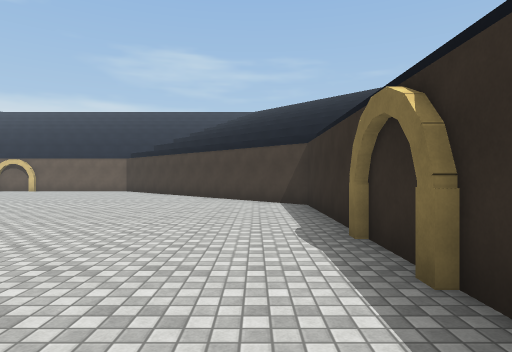
view 1 (above)

17 first-person views from a walk through a 3-D level made in the Unity game engine. The camera is 1.4 m above the floor, looks level and sees 75° across. The floor is counted in squares, 2 m on a side. Each view is taken from the middle of a square. On the plan, view 1 faces up. The plan holds only what a view shows up to about 10 squares ahead; the rest is blank. The place goes on beyond the plan. The player character is not drawn. Surface patterns are stand-ins for the level's own textures.

view 2
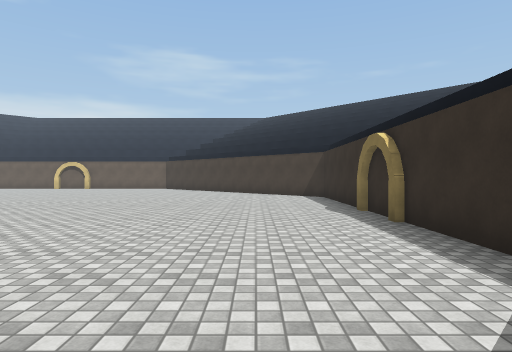

view 3
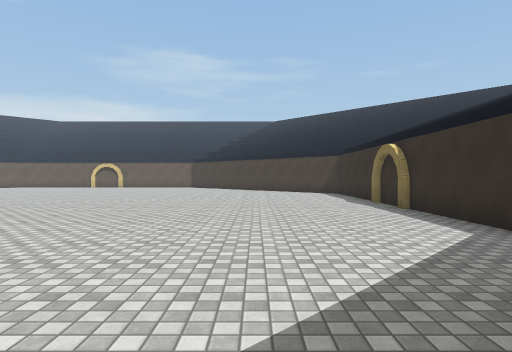

view 4
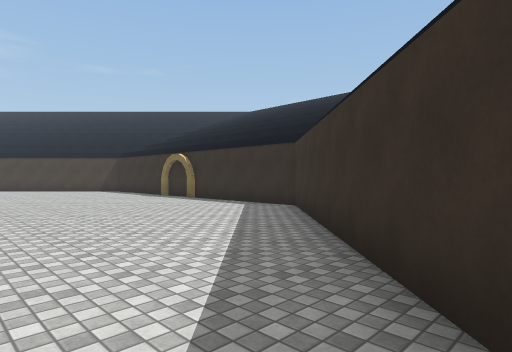

view 5
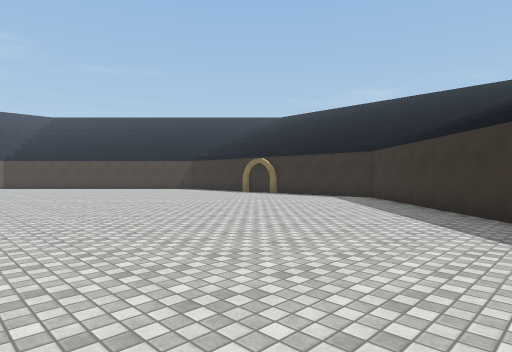

view 6
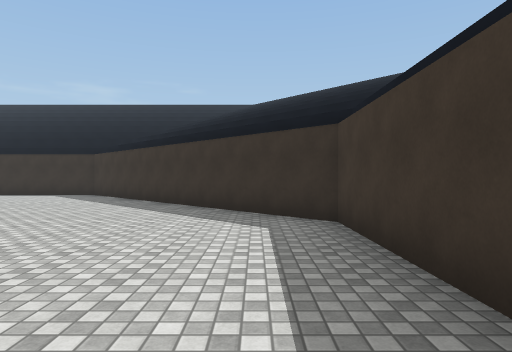

view 7
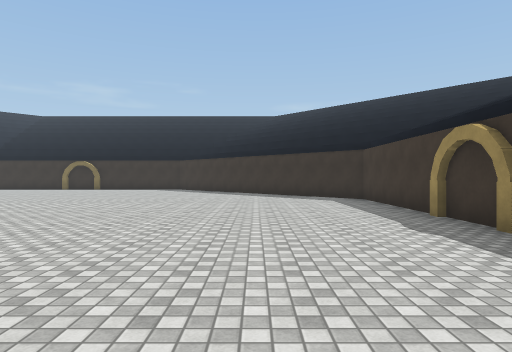

view 8
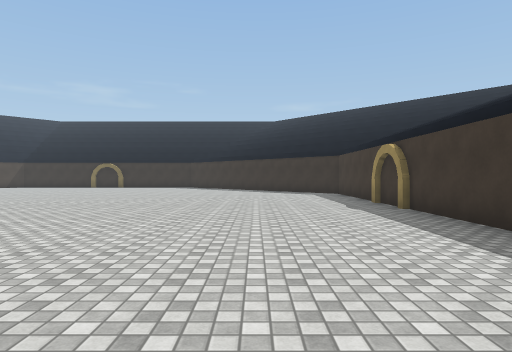

view 9
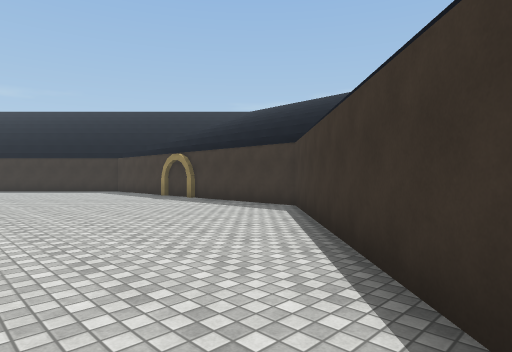

view 10
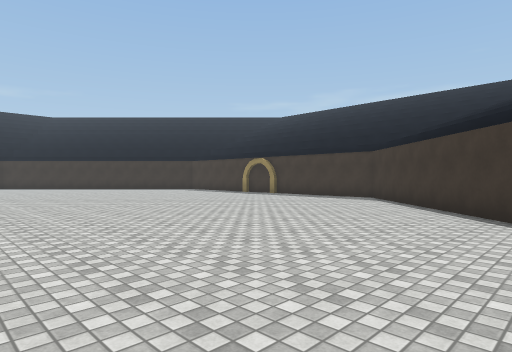

view 11
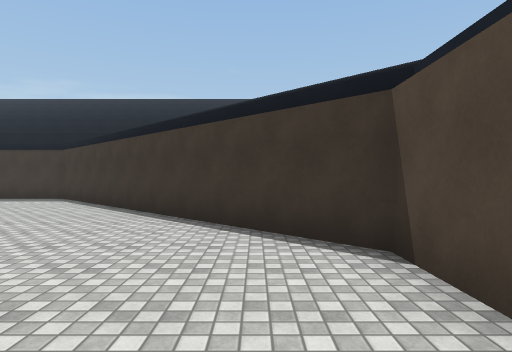

view 12
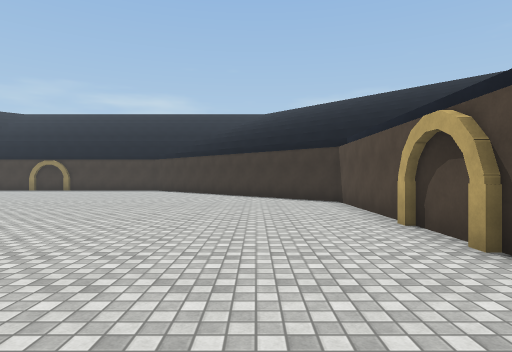

view 13
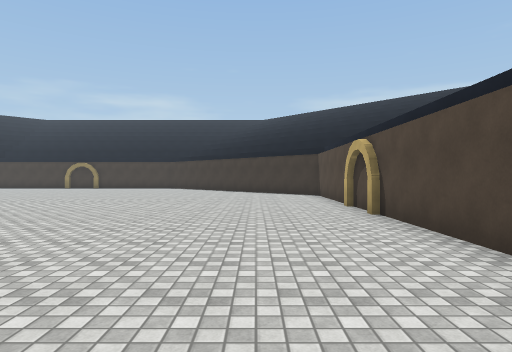

view 14
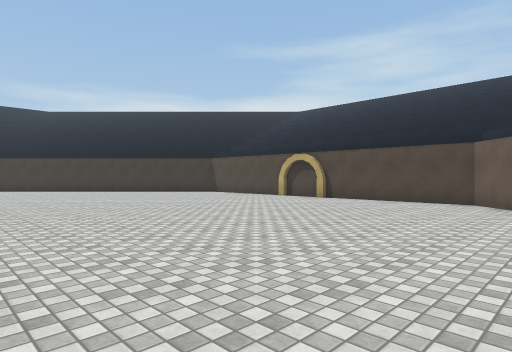

view 15
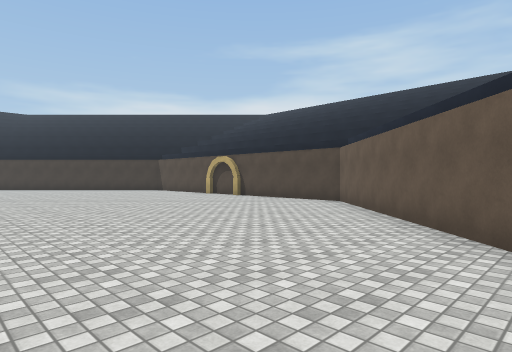

view 16
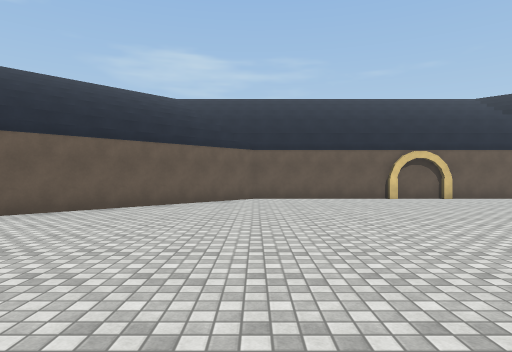

view 17
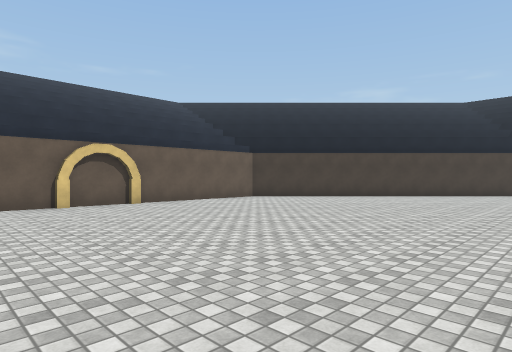

### Floor plan
Points are (right, up) in squares from view 1. A wall is a line through its corners. A room is listed if a view was taken in it or the views show most of it. See-through windows are left out.
Room 1 (views 1, 2, 3, 4, 5, 6, 7, 8, 9, 10, 11, 12, 13, 14, 15, 16, 17)
walls: (-11.4, -9.3) (-5.9, -9.3) (1.3, -2.1) (1.3, 8.1) (-0.7, 10.1); (-8, 15.2) (-13, 15.2); (-16.3, 15) (-23.3, 8.1) (-23.3, -2.1) (-16.1, -9.3) (-12.9, -9.3)
objects: other object (-23, 2); other object (-23, 4); other object (-22, 2); other object (-22, 4); other object (-13, -9); other object (-13, 15); other object (-12, -9); other object (-12, 15); other object (-11, 15); other object (-10, -9); other object (-10, 15); other object (-9, -9); other object (0, 4); other object (1, 2); other object (1, 3); other object (1, 4)

Where each view was taken, in squares from view 1:
view 1: 0 up, 0 right, facing up
view 2: 3 down, 1 left, facing up
view 3: 5 down, 2 left, facing up
view 4: 7 down, 5 left, facing up-right
view 5: 7 down, 9 left, facing up-right
view 6: 8 down, 11 left, facing right
view 7: 6 down, 16 left, facing right
view 8: 6 down, 19 left, facing right
view 9: 3 down, 21 left, facing down-right
view 10: 1 up, 21 left, facing down-right
view 11: 1 up, 22 left, facing down
view 12: 7 up, 21 left, facing down
view 13: 10 up, 21 left, facing down
view 14: 10 up, 14 left, facing down-left
view 15: 13 up, 15 left, facing down-left
view 16: 5 up, 16 left, facing up
view 17: 7 up, 14 left, facing up-right
